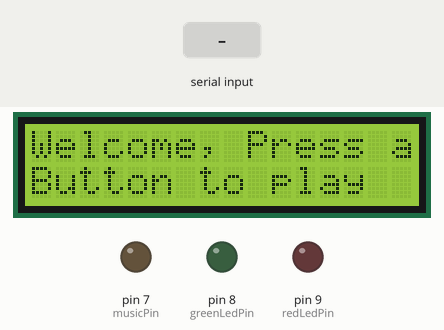
Recording of a sketch running on a simulated Arduino Uno, built with avr-gcc and run on an emulated ATmega328P. On the bench: 16×2 character LCD, output pins drawn as LEDs (lit = HIGH). The inputs (shaded band) are chosen by the test bench. What the sketch prints to the serial monitor is not drawn.

Above: at 1.2 s.
1.3 s: "s" received over Serial
At 1.7 s:
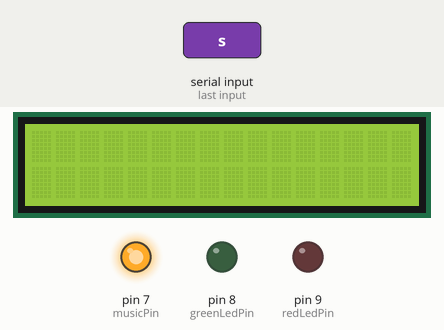
At 5.25 s:
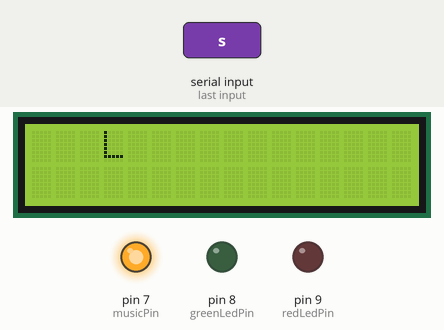
Timing chart, 0 to 6.8 s (numbered marks = the images above; inputs shaded):
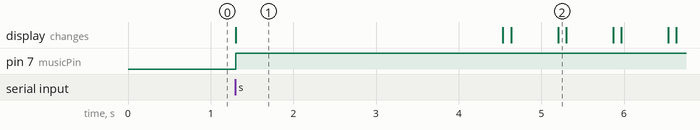

The sketch:

ArduinoFeedback.ino
```cpp
//The feedback arduino for the game
//Takes in info and displays as needed
//Code: Marc Olvera


#include <LiquidCrystal.h>

LiquidCrystal lcd(12, 11, 5, 4, 3, 2); // LCD pins
const int greenLedPin = 8;
const int redLedPin = 9;
const int musicPin = 7; // we use a greeting card module to store the mp3, activatable through digital write.
int score = 0;


// A map of all notes for the game, used for displaying in real time

unsigned long noteTimes[] = {
    3330, 3996, 4662, 5328, 5994, 6660, 7326, 7992, 8658, 9324,
    9990, 10656, 13320, 13653, 13986, 14319, 14985, 15318, 15651, 15984,
    16317, 16650, 16983, 17316, 17649, 17982, 18315, 18648, 18981, 19314,
    19647, 20313, 21312, 21978, 22644, 23310, 23976, 24642, 25308, 25974,
    26640, 27306, 27972, 28638, 29304, 30303, 30636, 30969, 31302, 31635,
    31968, 32301, 33633, 34632, 34965, 35298, 36297, 36630, 36963, 37296,
    37629, 37962, 38961, 39294, 39627, 39960, 40293, 40626, 41625, 41958,
    42291, 42624, 42957, 43290, 44955, 45288, 45954, 46620, 47286, 47952,
    48618, 49284, 49950, 50616, 51282, 51948, 52614, 53280, 53946, 54612,
    55278, 55944, 56610, 57942, 59274, 60606, 61938, 63270, 64602
};
// the postion in which the letter will appear, left or right,
char noteTypes[] = {
    'L', 'L', 'L', 'R', 'L', 'L', 'L', 'R', 'L', 'L',
    'L', 'R', 'L', 'R', 'L', 'R', 'L', 'R', 'L', 'L',
    'L', 'R', 'R', 'L', 'L', 'R', 'R', 'L', 'L', 'L',
    'L', 'L', 'R', 'R', 'R', 'R', 'L', 'L', 'L', 'R',
    'L', 'L', 'R', 'R', 'R', 'L', 'L', 'L', 'L', 'L',
    'L', 'R', 'R', 'L', 'L', 'R', 'L', 'L', 'L', 'L',
    'L', 'R', 'L', 'L', 'L', 'L', 'L', 'R', 'L', 'L',
    'L', 'L', 'L', 'R', 'L', 'R', 'L', 'L', 'L', 'R',
    'L', 'L', 'L', 'R', 'L', 'L', 'L', 'L', 'R', 'L',
    'L', 'L', 'R', 'L', 'L', 'L', 'L', 'L', 'L'
};
void setup() {
  lcd.begin(16, 2); // Initialize LCD
  pinMode(greenLedPin, OUTPUT); // Initialize LED pins
  pinMode(redLedPin, OUTPUT);
  pinMode(musicPin, OUTPUT);
  Serial.begin(9600); // Initialize serial communication
  lcd.setCursor(0, 0);
}

void loop() {
  lcd.print("Welcome, Press a");
  lcd.setCursor(0, 1);
  lcd.print("Button to play");

  while (Serial.available() <= 0) {
    // Wait for serial input to start the game
  }

  char input = Serial.read();

  // We use chars to minimize the data sent, allowing for faster handling
  // starts game loop until game is over
  if (input == 's') {
    lcd.clear();
    lcd.setCursor(0, 0);
    Serial.print("Started");
    startGame();
  }

  //when game over, show score.

  Serial.print("your score was: ");
  Serial.print(score);

 //wait for another input to start the game again
//Meanwhile, show score again just to make sure it was shown
  //along with white space to make sure its the only thing on lcd

  while (Serial.available() <= 0) {

  lcd.setCursor(0, 0);
  lcd.print("Your score was: ");
  lcd.setCursor(0, 1);
   lcd.print("        ");
  lcd.print(score);
   lcd.print("        ");

  lcd.setCursor(0, 0);
  }


}

void startGame() {
  unsigned long startTime = millis();
  int currentColumn = 0;

  unsigned long lastIndex = sizeof(noteTimes) / sizeof(noteTimes[0]) - 1;
  int i = 0;

  unsigned long clearTime = 0;

  digitalWrite(musicPin, HIGH);

  //before while loop, it sets up the song start time, the point at which it should end
  //and starts the music right before the game, should be neglegible time diffrence


  // the while loop continues to process notes for display
  // uses the arrays for keeping time, and note.

  while (millis() - startTime < noteTimes[lastIndex]) {
    unsigned long currentTime = millis() - startTime;


      //Casts the current ntoe and time to variables
      //that we handle during the loop

      unsigned long time = noteTimes[i]; // Time of the note
      char noteType = noteTypes[i]; // Note type (R, L, RL)

      //Display section start
      //Displays the correct note on the correct side for game,
      // plays the note 100 ms before the note should be played in game
      if (currentTime >= time-100){

      if(noteType == 'L'){

        lcd.setCursor(3, 0);

      } else {
        lcd.setCursor(12, 0);
      }
      lcd.print(noteType);

      //Waits a time before clearing the LCD
        if (currentTime - clearTime >= 100) {
          lcd.clear();
          clearTime = currentTime; // Update the clear time
        }

      }

      //LCD display end

       //Serial confirmation code
      if (currentTime >= time) {

        Serial.print(noteType);
        Serial.print(":");
        Serial.println(time);
        currentColumn++;
        i++;
        unsigned long noteDisplayTime = millis();
        while (millis() - noteDisplayTime < 50) {
        }

      }
      // Fucntion to check the input from the 2nd arduino.
      // see, fucntion for details
      checkSerialInput();
    }
  }


//When a avaible, check the input above 1 (to avoid white noise)
//when H is read, add to score, and turn on green for feed back
//when M is sent, subtract from score and turn on red for feedback

//Error handling is checked in the controller arduino
//This allows for the best distrabution of actions and calculation
//which properlly allows for acurate real time game play
void checkSerialInput() {
  if (Serial.available() > 1) {
    char input = Serial.read();
    if (input == 'h') {
      score++;
      digitalWrite(greenLedPin, HIGH); // Turn on green LED
      digitalWrite(redLedPin, LOW);    // Turn off red LED1
    } else if (input == 'm') {
      score--;
      digitalWrite(greenLedPin, LOW);  // Turn off green LED
      digitalWrite(redLedPin, HIGH);   // Turn on red LED
    }
  }
}
```

Measured:
- after the input at 1.3 s, pin 7 (musicPin): LOW → HIGH at once; the display: changes at once (image 1)
- what the display in image 1 shows lasts 3.2 s, from 1.3 s to 4.5 s
